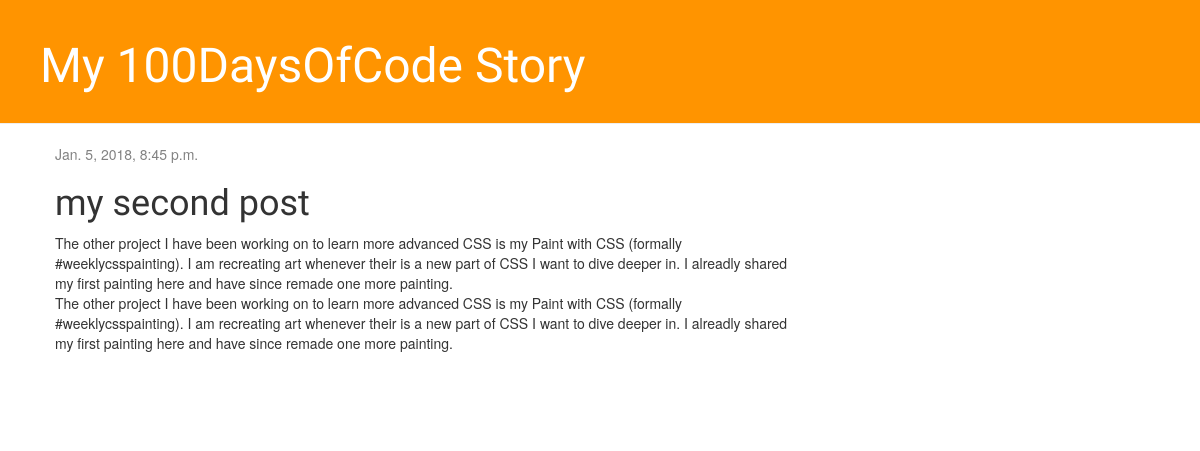
Before: /post/2/ with the older database file.
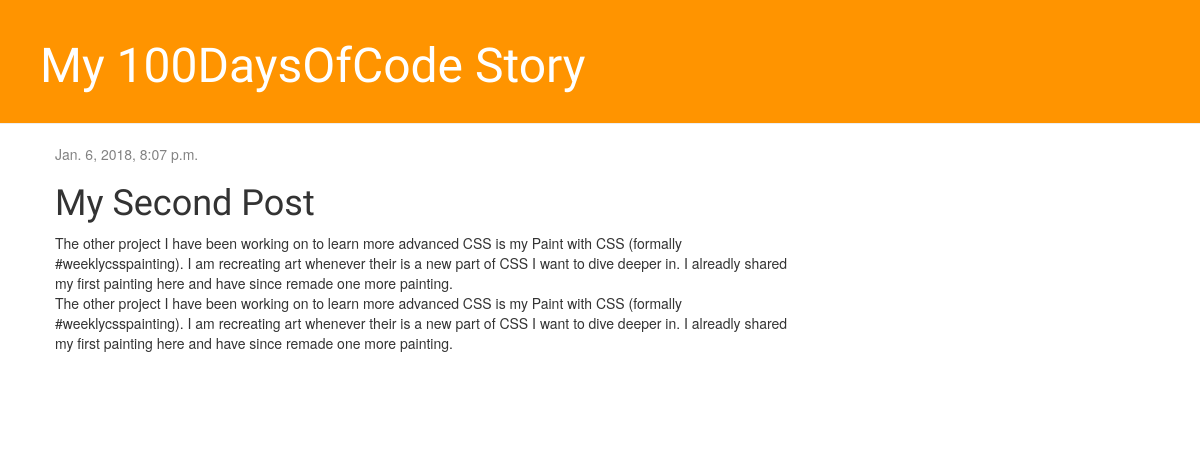
After: the same page with the newer database file.
### blog/models.py (models this page shows, shortened)
class Post(models.Model):
    author = models.ForeignKey('auth.User',on_delete=models.CASCADE)
    title = models.CharField(max_length=200)
    text = models.TextField()
    created_date = models.DateTimeField(
            default=timezone.now)
    published_date = models.DateTimeField(
            blank=True, null=True)

### blog/views.py (the view)
# urls.py: url(r'^post/(?P<pk>\d+)/$', views.post_detail, name='post_detail'),
def post_detail(request, pk):
    post = get_object_or_404(Post, pk=pk)
    return render(request, 'blog/post_detail.html', {'post': post})

### blog/templates/blog/post_detail.html (shortened to what this page needs)
{% extends 'blog/base.html' %}
{% block content %}
    <div class="post">
        {% if post.published_date %}
            <div class="date">
                {{ post.published_date }}
            </div>
        {% endif %}
        <h1>{{ post.title }}</h1>
        <p>{{ post.text|linebreaksbr }}</p>
    </div>
{% endblock %}

### blog/templates/blog/base.html (shortened to what this page needs)
{% load staticfiles %}
<html>
    <head>
        <link rel="stylesheet" href="//maxcdn.bootstrapcdn.com/bootstrap/3.2.0/css/bootstrap.min.css">
        <link rel="stylesheet" href="//maxcdn.bootstrapcdn.com/bootstrap/3.2.0/css/bootstrap-theme.min.css">
        <link rel="stylesheet" href="{% static 'css/blog.css' %}">
    </head>
    <body>
    <div class="page-header">
        <h1><a href="/">My 100DaysOfCode Story</a></h1>
    </div>
    <div class="content container">
        <div class="row">
            <div class="col-md-8">
            {% block content %}
            {% endblock %}
            </div>
        </div>
    </div>
    </body>
</html>

### blog/static/css/blog.css (style rules this page uses)
.page-header { background-color: #ff9400; margin-top: 0; padding: 20px 20px 20px 40px; }
.page-header h1, .page-header h1 a, .page-header h1 a:visited, .page-header h1 a:active { color: #ffffff; font-size: 36pt; text-decoration: none; }
.content { margin-left: 40px; }
h1, h2, h3, h4 { font-family: 'Lobster', cursive; }
.date { color: #828282; }
.post { margin-bottom: 70px; }

Changed rows visible on the page:
changed Post: published_date "Jan. 5, 2018, 8:45 p.m." → "Jan. 6, 2018, 8:07 p.m."; title "my second post" → "My Second Post"
